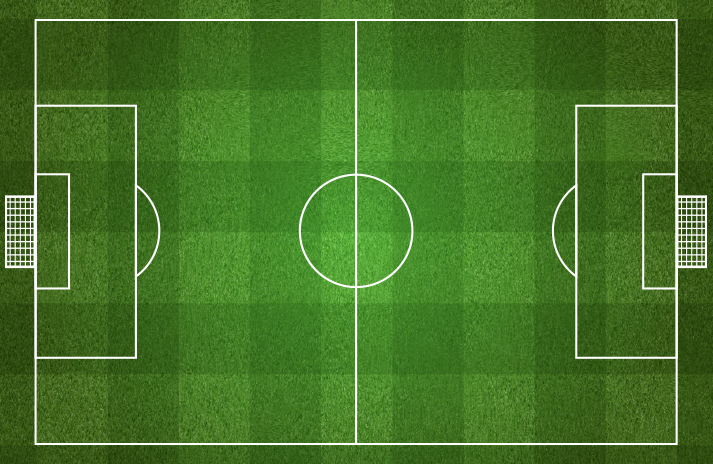
#> input picture heatmap2.png, 713 x 464 px
$ python heatmap.py
#> lines starting #> are read from the running program, lines starting #| are printed output that depends on the picture
# 텍스트파일의 x,y 좌표를 바탕으로 히트맵을 출력해주는 heatmap.py

import numpy as np
from scipy.stats.kde import gaussian_kde
import matplotlib.pyplot as plt

def printHeatMap(image_x, image_y) :
#> called with image_x = 337, image_y = 600
    x, y = np.genfromtxt('player_coord.txt', delimiter=',', unpack=True)

    k = gaussian_kde(np.vstack([x, y]))
    xi, yi = np.mgrid[0:image_y:y.size**0.5*1j,0:image_x:x.size**0.5*1j]
    zi = k(np.vstack([yi.flatten(),xi.flatten()]))

    Z, xedges, yedges = np.histogram2d(x, y)
    plt.pcolormesh(xedges, yedges, Z.T)

    # 공백 제거
    plt.xticks([]), plt.yticks([])
    plt.tight_layout()
    plt.subplots_adjust(left = 0, bottom = 0, right = 1, top = 1, hspace = 0, wspace = 0)
    fig = plt.figure(figsize=(image_y/101.0,image_x/100.0))

    ax = fig.add_subplot(111)

    # alpha=0.5를 통해 색을 반투명하게 설정
    ax.contourf(xi, yi, zi.reshape(xi.shape), alpha=0.5, cmap='RdYlBu_r')

    ax.set_xlim(0, image_y)
    ax.set_ylim(image_x, 0)
    ax.axis('off')
    ax.autoscale(False)
    ext = ax.get_window_extent().transformed(plt.gcf().dpi_scale_trans.inverted())

    # 미리 지정한 pitch에 덮어씌우기
    im = plt.imread('heatmap2.png')
#> im is the input picture: shape (464, 713, 3) float32; mean R, G, B 0.273, 0.46, 0.154
    ax.imshow(im, extent=[0, image_y, image_x,0 ])

    fig.savefig('result_heatmap.png', bbox_inches=ext)
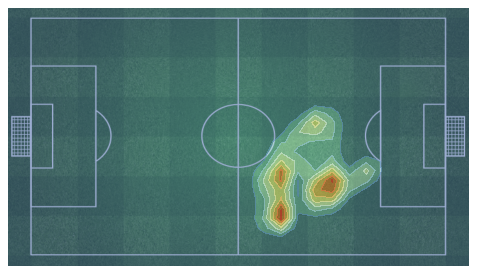
#> figure drawn by matplotlib, 1 panel

if __name__ == "__main__":
    printHeatMap(337,600)   # 테스트용 하드코딩
    plt.show()
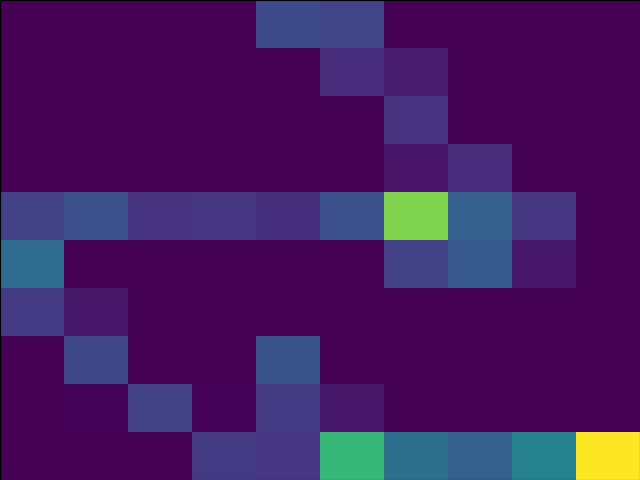
#> figure drawn by matplotlib, 1 panel


# 참고 컬러바 출력 코드
# ax=plt.gca() #get the current axes
# PCM=ax.get_children()[2] #get the mappable, the 1st and the 2nd are the x and y axes
# plt.colorbar(PCM, ax=ax)

$ run again, with heatmap.png copied over heatmap2.png
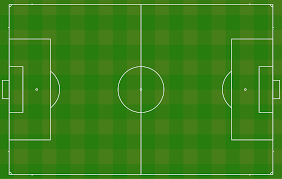
#> input picture heatmap.png, 282 x 179 px
#> in printHeatMap, im is the input picture: shape (179, 282, 4) float32; mean R, G, B, A 0.229, 0.502, 0.0976, 1
#> in printHeatMap, `fig.savefig('result_heatmap.png', bbox_inches=ext)`:
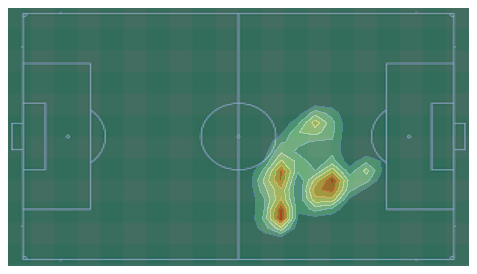
#> figure drawn by matplotlib, 1 panel
